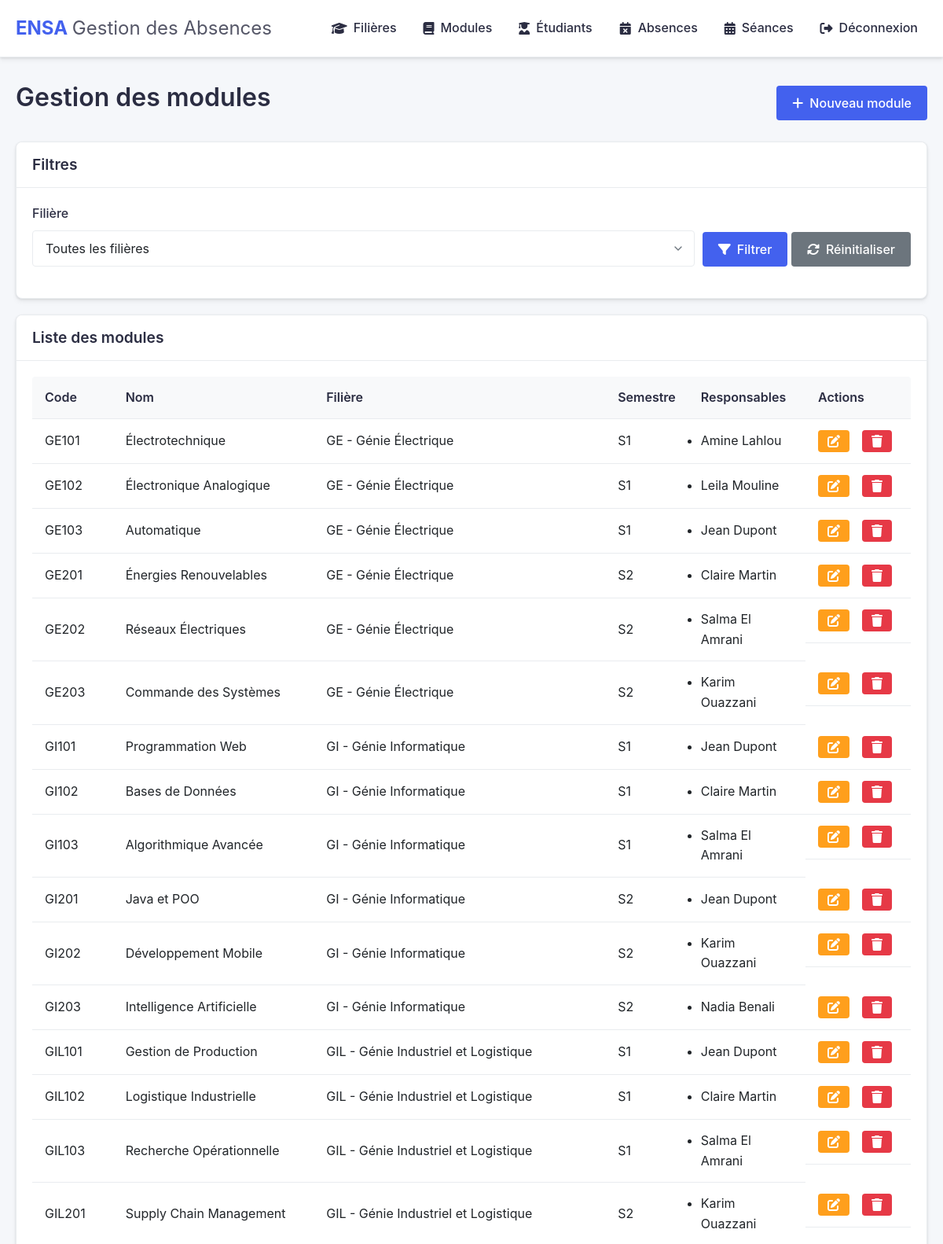
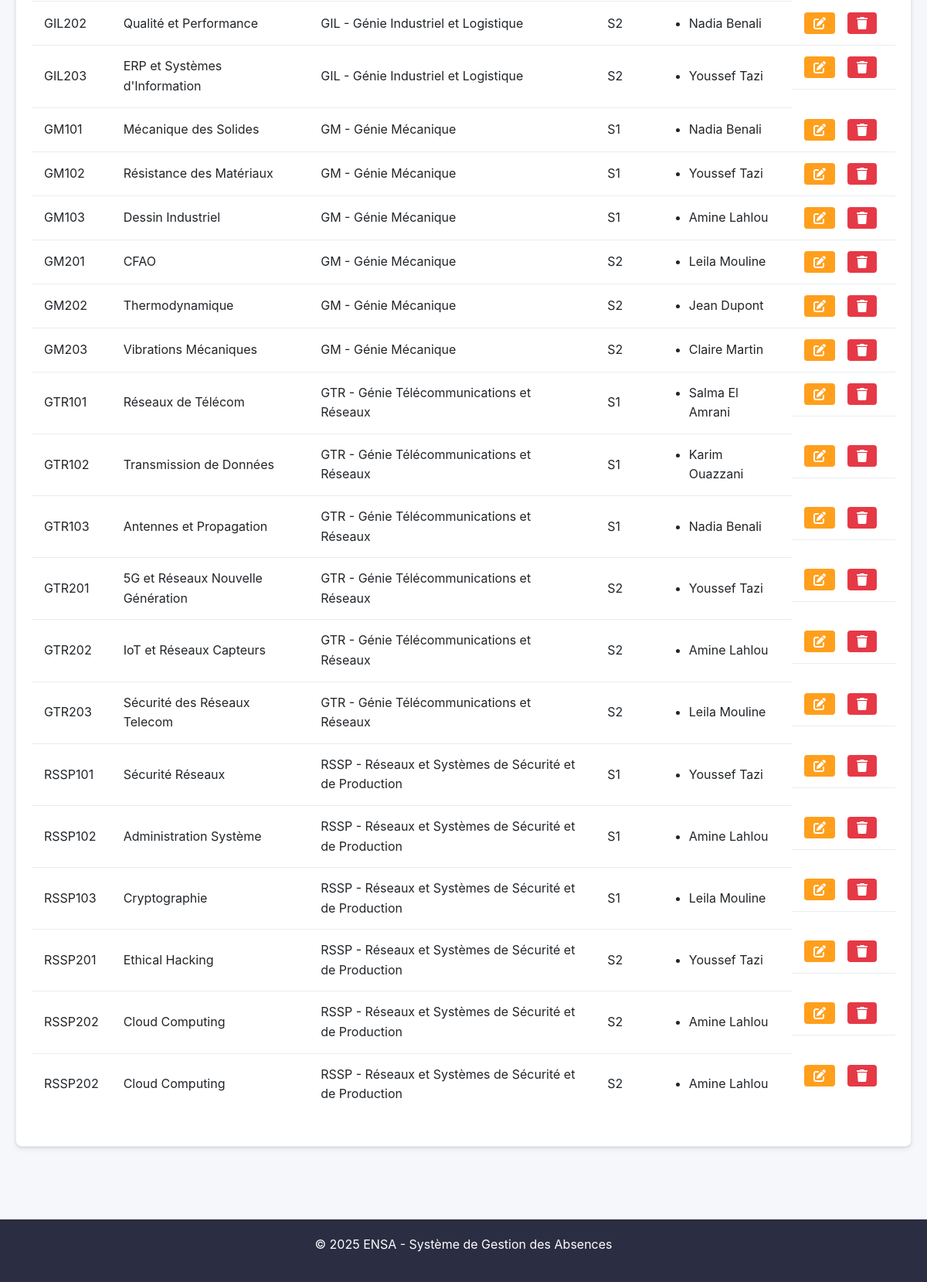
The page /admin/gestion_etudiants.php (signed in) on the database its author committed (2 pictures, top to bottom).
### tables this page shows
CREATE TABLE IF NOT EXISTS modules (
    id INT AUTO_INCREMENT PRIMARY KEY,
    code VARCHAR(20) NOT NULL UNIQUE COMMENT 'Code unique du module',
    nom VARCHAR(100) NOT NULL COMMENT 'Nom complet du module',
    filiere_id INT NOT NULL COMMENT 'Référence à la filière parente',
    semestre ENUM('S1', 'S2') NOT NULL COMMENT 'Semestre d\'enseignement',
    FOREIGN KEY (filiere_id) REFERENCES filieres(id) ON DELETE CASCADE,
    INDEX idx_module_filiere (filiere_id)
);

CREATE TABLE IF NOT EXISTS filieres (
    id INT AUTO_INCREMENT PRIMARY KEY,
    code VARCHAR(10) NOT NULL UNIQUE COMMENT 'Code court de la filière (ex: GI)',
    nom VARCHAR(100) NOT NULL COMMENT 'Nom complet de la filière',
    description VARCHAR(500) COMMENT 'Description courte de la filière',
    INDEX idx_filiere_code (code)
);

CREATE TABLE IF NOT EXISTS responsables (
    id INT AUTO_INCREMENT PRIMARY KEY,
    nom VARCHAR(100) NOT NULL COMMENT 'Nom de famille',
    prenom VARCHAR(100) NOT NULL COMMENT 'Prénom',
    email VARCHAR(100) NOT NULL UNIQUE COMMENT 'Email professionnel',
    telephone VARCHAR(20) COMMENT 'Numéro de téléphone',
    INDEX idx_responsable_email (email)
);

### admin/gestion_etudiants.php (the view, shortened to what this page needs)
<?php
$modules = [];
$filiere_filter = isset($_GET['filiere']) ? (int)$_GET['filiere'] : 0;
try {
    $pdo = connect();
    $query = "
        SELECT m.*, f.code as filiere_code, f.nom as filiere_nom
        FROM modules m
        JOIN filieres f ON m.filiere_id = f.id
    ";
    $query .= " ORDER BY f.code, m.semestre, m.code";
    $stmt = $pdo->prepare($query);
    if ($filiere_filter > 0) {
        $stmt->execute(['filiere_id' => $filiere_filter]);
    } else {
        $stmt->execute();
    }
    $modules = $stmt->fetchAll();
    foreach ($modules as &$m) {
        $stmt = $pdo->prepare("
            SELECT r.nom, r.prenom
            FROM responsables_modules mr
            JOIN responsables r ON mr.responsable_id = r.id
            WHERE mr.module_id = :module_id
        ");
        $stmt->execute(['module_id' => $m['id']]);
        $m['responsables'] = $stmt->fetchAll();
    }
} catch (PDOException $e) {
    $_SESSION['error'] = 'Erreur de base de données.';
    error_log('Erreur gestion_modules: ' . $e->getMessage());
}
include '../includes/header.php';
?>
<div class="flex justify-between align-center mb-20">
    <h1>Gestion des modules</h1>
    <button id="showFormBtn" class="btn">
        <i class="fas fa-plus"></i> Nouveau module
    </button>
</div>
<div class="card mb-20">
    <div class="card-header">
        <h2>Filtres</h2>
    </div>
    <div class="card-body">
        <form action="gestion_modules.php" method="get" class="flex gap-10">
            <div class="form-group" style="flex: 1;">
                <label for="filiere">Filière</label>
                <select class="form-select" id="filiere" name="filiere">
                    <option value="">Toutes les filières</option>
                </select>
            </div>
            <div class="form-group" style="align-self: flex-end;">
                <button type="submit" class="btn">
                    <i class="fas fa-filter"></i> Filtrer
                </button>
                <a href="gestion_modules.php" class="btn btn-secondary">
                    <i class="fas fa-sync-alt"></i> Réinitialiser
                </a>
            </div>
        </form>
    </div>
</div>
<div class="card">
    <div class="card-header">
        <h2>Liste des modules</h2>
    </div>
    <div class="card-body">
        <?php if (empty($modules)): ?>
            <p>Aucun module enregistré.</p>
        <?php else: ?>
            <table class="table">
                <thead>
                    <tr>
                        <th>Code</th>
                        <th>Nom</th>
                        <th>Filière</th>
                        <th>Semestre</th>
                        <th>Responsables</th>
                        <th>Actions</th>
                    </tr>
                </thead>
                <tbody>
                    <?php foreach ($modules as $m): ?>
                        <tr>
                            <td><?php echo htmlspecialchars($m['code']); ?></td>
                            <td><?php echo htmlspecialchars($m['nom']); ?></td>
                            <td><?php echo htmlspecialchars($m['filiere_code'] . ' - ' . $m['filiere_nom']); ?></td>
                            <td><?php echo htmlspecialchars($m['semestre']); ?></td>
                            <td>
                                <?php if (empty($m['responsables'])): ?>
                                    <em>Aucun responsable</em>
                                <?php else: ?>
                                    <ul>
                                        <?php foreach ($m['responsables'] as $resp): ?>
                                            <li><?php echo htmlspecialchars($resp['prenom'] . ' ' . $resp['nom']); ?></li>
                                        <?php endforeach; ?>
                                    </ul>
                                <?php endif; ?>
                            </td>
                            <td class="table-actions">
                                <a href="gestion_modules.php?edit=<?php echo (int)$m['id']; ?><?php echo $filiere_filter ? "&filiere=$filiere_filter" : ''; ?>" class="btn btn-sm btn-warning">
                                    <i class="fas fa-edit"></i>
                                </a>
                                <a href="#" class="btn btn-sm btn-danger delete-btn"
                                   data-id="<?php echo (int)$m['id']; ?>"
                                   data-name="<?php echo htmlspecialchars($m['code'] . ' - ' . $m['nom']); ?>">
                                    <i class="fas fa-trash"></i>
                                </a>
                            </td>
                        </tr>
                    <?php endforeach; ?>
                </tbody>
            </table>
        <?php endif; ?>
    </div>
</div>
<?php include '../includes/footer.php'; ?>

### assets/css/styles.css (style rules this page uses)
:root { --primary-color: #4361ee; --primary-dark: #3a56d4; --primary-light: #eef2ff; --secondary-color: #2b2d42; --success-color: #2ec4b6; --danger-color: #e63946; --warning-color: #ff9f1c; --info-color: #4cc9f0; --light-color: #f8f9fa; --dark-color: #212529; --gray-color: #6c757d; --gray-light: #e9ecef; --white-color: #ffffff; --shadow: 0 4px 6px rgba(0, 0, 0, 0.05), 0 1px 3px rgba(0, 0, 0, 0.1); --shadow-lg: 0 10px 15px -3px rgba(0, 0, 0, 0.1), 0 4px 6px -2px rgba(0, 0, 0, 0.05); --border-radius: 8px; --border-radius-sm: 4px; --border-radius-lg: 12px; --transition: all 0.3s ease; --font-family: "Poppins", -apple-system, BlinkMacSystemFont, "Segoe UI", Roboto, Oxygen, Ubuntu, Cantarell, "Open Sans", "Helvetica Neue", sans-serif; }
* { margin: 0; padding: 0; box-sizing: border-box; }
body { font-family: var(--font-family); line-height: 1.6; color: var(--dark-color); background-color: #f5f7fa; font-size: 16px; }
h1, h2, h3, h4, h5, h6 { font-weight: 600; line-height: 1.3; margin-bottom: 0.5em; color: var(--secondary-color); }
h1 { font-size: 2rem; margin-bottom: 1rem; }
h2 { font-size: 1.5rem; }
a { color: var(--primary-color); text-decoration: none; transition: var(--transition); }
.card { background-color: var(--white-color); border-radius: var(--border-radius); box-shadow: var(--shadow); margin-bottom: 24px; overflow: hidden; border: 1px solid var(--gray-light); transition: var(--transition); }
.card-header { padding: 16px 20px; background-color: var(--white-color); border-bottom: 1px solid var(--gray-light); display: flex; justify-content: space-between; align-items: center; }
.card-header h2 { font-size: 1.2rem; color: var(--secondary-color); margin: 0; }
.card-body { padding: 20px; }
.form-group { margin-bottom: 20px; }
.form-group label { display: block; margin-bottom: 8px; font-weight: 500; color: var(--secondary-color); }
.form-select { width: 100%; padding: 12px 16px; border: 1px solid var(--gray-light); border-radius: var(--border-radius-sm); font-size: 1rem; transition: var(--transition); background-color: var(--white-color); color: var(--dark-color); appearance: none; background-repeat: no-repeat; background-position: right 12px center; background-size: 16px; padding-right: 40px; font-family: var(--font-family); }
.btn { display: inline-flex; align-items: center; justify-content: center; padding: 10px 20px; background-color: var(--primary-color); color: var(--white-color); border: none; border-radius: var(--border-radius-sm); cursor: pointer; text-decoration: none; font-size: 1rem; font-weight: 500; transition: var(--transition); text-align: center; line-height: 1.5; gap: 8px; font-family: var(--font-family); }
.btn i { font-size: 1rem; }
.btn-sm { padding: 6px 12px; font-size: 0.875rem; }
.btn-danger { background-color: var(--danger-color); }
.btn-warning { background-color: var(--warning-color); }
.btn-secondary { background-color: var(--gray-color); }
.table { width: 100%; border-collapse: separate; border-spacing: 0; margin-bottom: 20px; border-radius: var(--border-radius-sm); overflow: hidden; }
.table th, .table td { padding: 14px 16px; text-align: left; border-bottom: 1px solid var(--gray-light); }
.table th { background-color: var(--light-color); font-weight: 600; color: var(--secondary-color); white-space: nowrap; }
.table tr:last-child td { border-bottom: none; }
.table-actions { display: flex; gap: 8px; }
.table-actions a { margin-right: 8px; }
.mb-20 { margin-bottom: 20px; }
.flex { display: flex; }
.justify-between { justify-content: space-between; }
.align-center { align-items: center; }
.gap-10 { gap: 10px; }
.card { animation: fadeIn 0.3s ease-out; }

### rows shown on the page
modules: code "GE101", nom "Électrotechnique", filiere.nom "GE - Génie Électrique", semestre "S1"
responsables: prenom+nom "Amine Lahlou"
modules: code "GE102", nom "Électronique Analogique", filiere.nom "GE - Génie Électrique", semestre "S1"
responsables: prenom+nom "Leila Mouline"
modules: code "GE103", nom "Automatique", filiere.nom "GE - Génie Électrique", semestre "S1"
responsables: prenom+nom "Jean Dupont"
modules: code "GE201", nom "Énergies Renouvelables", filiere.nom "GE - Génie Électrique", semestre "S2"
responsables: prenom+nom "Claire Martin"
modules: code "GE202", nom "Réseaux Électriques", filiere.nom "GE - Génie Électrique", semestre "S2"
responsables: prenom+nom "Salma El Amrani"
modules: code "GE203", nom "Commande des Systèmes", filiere.nom "GE - Génie Électrique", semestre "S2"
responsables: prenom+nom "Karim Ouazzani"
modules: code "GI101", nom "Programmation Web", filiere.nom "GI - Génie Informatique", semestre "S1"
modules: code "GI102", nom "Bases de Données", filiere.nom "GI - Génie Informatique", semestre "S1"
modules: code "GI103", nom "Algorithmique Avancée", filiere.nom "GI - Génie Informatique", semestre "S1"
modules: code "GI201", nom "Java et POO", filiere.nom "GI - Génie Informatique", semestre "S2"
modules: code "GI202", nom "Développement Mobile", filiere.nom "GI - Génie Informatique", semestre "S2"
modules: code "GI203", nom "Intelligence Artificielle", filiere.nom "GI - Génie Informatique", semestre "S2"
responsables: prenom+nom "Nadia Benali"
modules: code "GIL101", nom "Gestion de Production", filiere.nom "GIL - Génie Industriel et Logistique", semestre "S1"
modules: code "GIL102", nom "Logistique Industrielle", filiere.nom "GIL - Génie Industriel et Logistique", semestre "S1"
modules: code "GIL103", nom "Recherche Opérationnelle", filiere.nom "GIL - Génie Industriel et Logistique", semestre "S1"
modules: code "GIL201", nom "Supply Chain Management", filiere.nom "GIL - Génie Industriel et Logistique", semestre "S2"
modules: code "GIL202", nom "Qualité et Performance", filiere.nom "GIL - Génie Industriel et Logistique", semestre "S2"
modules: code "GIL203", nom "ERP et Systèmes d'Information", filiere.nom "GIL - Génie Industriel et Logistique", semestre "S2"
responsables: prenom+nom "Youssef Tazi"
modules: code "GM101", nom "Mécanique des Solides", filiere.nom "GM - Génie Mécanique", semestre "S1"
modules: code "GM102", nom "Résistance des Matériaux", filiere.nom "GM - Génie Mécanique", semestre "S1"
modules: code "GM103", nom "Dessin Industriel", filiere.nom "GM - Génie Mécanique", semestre "S1"
modules: code "GM201", nom "CFAO", filiere.nom "GM - Génie Mécanique", semestre "S2"
modules: code "GM202", nom "Thermodynamique", filiere.nom "GM - Génie Mécanique", semestre "S2"
modules: code "GM203", nom "Vibrations Mécaniques", filiere.nom "GM - Génie Mécanique", semestre "S2"
modules: code "GTR101", nom "Réseaux de Télécom", filiere.nom "GTR - Génie Télécommunications et Réseaux", semestre "S1"
modules: code "GTR102", nom "Transmission de Données", filiere.nom "GTR - Génie Télécommunications et Réseaux", semestre "S1"
modules: code "GTR103", nom "Antennes et Propagation", filiere.nom "GTR - Génie Télécommunications et Réseaux", semestre "S1"
modules: code "GTR201", nom "5G et Réseaux Nouvelle Génération", filiere.nom "GTR - Génie Télécommunications et Réseaux", semestre "S2"
modules: code "GTR202", nom "IoT et Réseaux Capteurs", filiere.nom "GTR - Génie Télécommunications et Réseaux", semestre "S2"
modules: code "GTR203", nom "Sécurité des Réseaux Telecom", filiere.nom "GTR - Génie Télécommunications et Réseaux", semestre "S2"
modules: code "RSSP101", nom "Sécurité Réseaux", filiere.nom "RSSP - Réseaux et Systèmes de Sécurité et de Production", semestre "S1"
modules: code "RSSP102", nom "Administration Système", filiere.nom "RSSP - Réseaux et Systèmes de Sécurité et de Production", semestre "S1"
modules: code "RSSP103", nom "Cryptographie", filiere.nom "RSSP - Réseaux et Systèmes de Sécurité et de Production", semestre "S1"
modules: code "RSSP201", nom "Ethical Hacking", filiere.nom "RSSP - Réseaux et Systèmes de Sécurité et de Production", semestre "S2"
modules: code "RSSP202", nom "Cloud Computing", filiere.nom "RSSP - Réseaux et Systèmes de Sécurité et de Production", semestre "S2"
